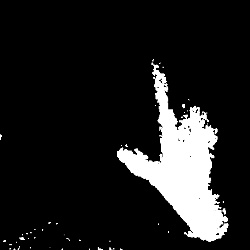
#> input picture frame.jpg, 250 x 250 px, given in place of the camera
$ python FingerDetection.py   (older library calls are emulated)
#> lines starting #> are read from the running program, lines starting #| are printed output that depends on the picture; after the words box and inside, x2 and y2 are one past the last pixel; in counts of white or black regions, pixels touching at a corner belong together
import cv2
import numpy as np
from collections import deque

hand_hist = None
traverse_point = []
total_rectangle = 9
hand_rect_one_x = None
hand_rect_one_y = None

hand_rect_two_x = None
hand_rect_two_y = None

def setValues(x):
   print("")

def rescale_frame(frame, wpercent=130, hpercent=130):
    width = int(frame.shape[1] * wpercent / 100)
    height = int(frame.shape[0] * hpercent / 100)
    return cv2.resize(frame, (width, height), interpolation=cv2.INTER_AREA)


# [5 lines left out: function contours, not called in this run]

def draw_rect(frame):
    rows, cols, _ = frame.shape
    global total_rectangle, hand_rect_one_x, hand_rect_one_y, hand_rect_two_x, hand_rect_two_y

    hand_rect_one_x = np.array(
        [6 * rows / 20, 6 * rows / 20, 6 * rows / 20, 9 * rows / 20, 9 * rows / 20, 9 * rows / 20, 12 * rows / 20,
         12 * rows / 20, 12 * rows / 20], dtype=np.uint32)

    hand_rect_one_y = np.array(
        [9 * cols / 20, 10 * cols / 20, 11 * cols / 20, 9 * cols / 20, 10 * cols / 20, 11 * cols / 20, 9 * cols / 20,
         10 * cols / 20, 11 * cols / 20], dtype=np.uint32)

    hand_rect_two_x = hand_rect_one_x + 10
    hand_rect_two_y = hand_rect_one_y + 10

    for i in range(total_rectangle):
        cv2.rectangle(frame, (hand_rect_one_y[i], hand_rect_one_x[i]),
                      (hand_rect_two_y[i], hand_rect_two_x[i]),
                      (0, 255, 0), 1)

    return frame


# [142 lines left out: functions hand_histogram, hist_masking, centroid, farthest_point, draw_circles, manage_image_opr, not called in this run]


def main():
    global hand_hist
    is_hand_hist_created = False

    cv2.namedWindow("Color detectors")
    cv2.createTrackbar("Upper Hue", "Color detectors", 153, 180, setValues)
    cv2.createTrackbar("Upper Saturation", "Color detectors", 255, 255, setValues)
    cv2.createTrackbar("Upper Value", "Color detectors", 255, 255, setValues)
    cv2.createTrackbar("Lower Hue", "Color detectors", 64, 180, setValues)
    cv2.createTrackbar("Lower Saturation", "Color detectors", 72, 255, setValues)
    cv2.createTrackbar("Lower Value", "Color detectors", 49, 255, setValues)
    bpoints = [deque(maxlen = 1024)]
    gpoints = [deque(maxlen = 1024)]
    rpoints = [deque(maxlen = 1024)]
    ypoints = [deque(maxlen = 1024)]

    # These indexes will be used to mark position
    # of pointers in colour array
    blue_index = 0
    green_index = 0
    red_index = 0
    yellow_index = 0

    draw_mode = False

    colors = [(255, 0, 0), (0, 255, 0),
              (0, 0, 255), (0, 255, 255)]
    colorIndex = 0
    kernel = np.ones((5, 5), np.uint8)

    paintWindow = np.zeros((471, 636, 3)) + 255

    cv2.namedWindow('Paint', cv2.WINDOW_AUTOSIZE)

    capture = cv2.VideoCapture(0)
    while capture.isOpened():
        pressed_key = cv2.waitKey(1)
#> (key Esc is pressed here)
        #Should use ret value for error detection.
        ret, frame = capture.read()
#> frame is the input picture: shape (250, 250, 3); min 0, max 255, mean 30.8
        hsv = cv2.cvtColor(frame, cv2.COLOR_BGR2HSV)
#> hsv: shape (250, 250, 3); mean H, S, V 0, 0, 30.8
        frame = cv2.flip(frame, 1)
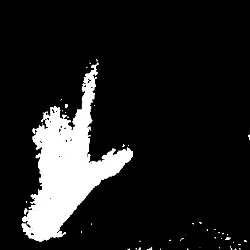
#> frame: shape (250, 250, 3); min 0, max 255, mean 30.8
        hsv = cv2.flip(hsv, 1)
#> hsv: shape (250, 250, 3); mean H, S, V 0, 0, 30.8

        if pressed_key & 0xFF == ord('z'):
            is_hand_hist_created = True
            hand_hist = hand_histogram(frame)
        if pressed_key & 0xFF == ord('d'):
            bpoints = [deque(maxlen = 512)]
            gpoints = [deque(maxlen = 512)]
            rpoints = [deque(maxlen = 512)]
            ypoints = [deque(maxlen = 512)]

            blue_index = 0
            green_index = 0
            red_index = 0
            yellow_index = 0

            paintWindow[67:, :, :] = 255

        if pressed_key & 0xFF == ord('c'):
            draw_mode = not draw_mode

        if is_hand_hist_created:
            manage_image_opr(frame, hand_hist,bpoints,draw_mode)

            #print(bpoints)
            points = [bpoints, gpoints, rpoints, ypoints]
            if(draw_mode):
                for i in range(len(points)):
                    for j in range(len(points[i])):
                        for k in range(1, len(points[i][j])):
                            if points[i][j][k - 1] is None or points[i][j][k] is None:
                                continue
                            cv2.line(frame, points[i][j][k - 1], points[i][j][k], colors[i], 2)
                            cv2.line(paintWindow, points[i][j][k - 1], points[i][j][k], colors[i], 2)


        else:
            frame = draw_rect(frame)
#> after the loop in draw_rect, `for i in range(total_rectangle):`:
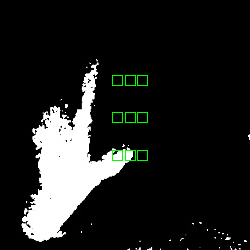
#> frame: shape (250, 250, 3); 0.58% of pixels changed, all inside (x1, y1, x2, y2) = (112, 75, 148, 161)


        cv2.imshow("Live Feed", rescale_frame(frame))
#> in rescale_frame, `return cv2.resize(frame, (width, height), interpolation=cv2.INTER_AREA)`:
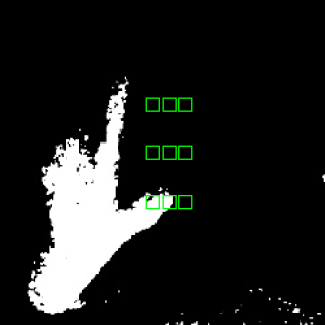
#> returned value: shape (325, 325, 3); mean of channels 0, 1, 2 30.7, 32.1, 30.7; drawn as B, G, R

        if pressed_key == 27:
            break

    cv2.destroyAllWindows()
    capture.release()


if __name__ == '__main__':
    main()
